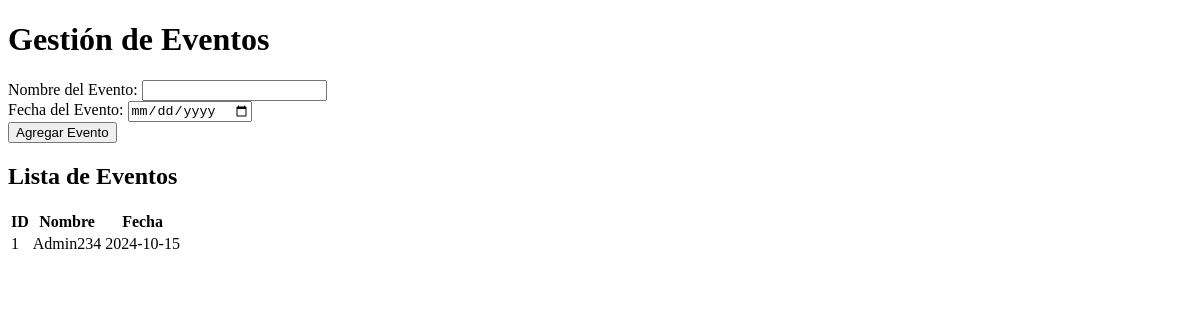
Before: /eventos with the older database file.
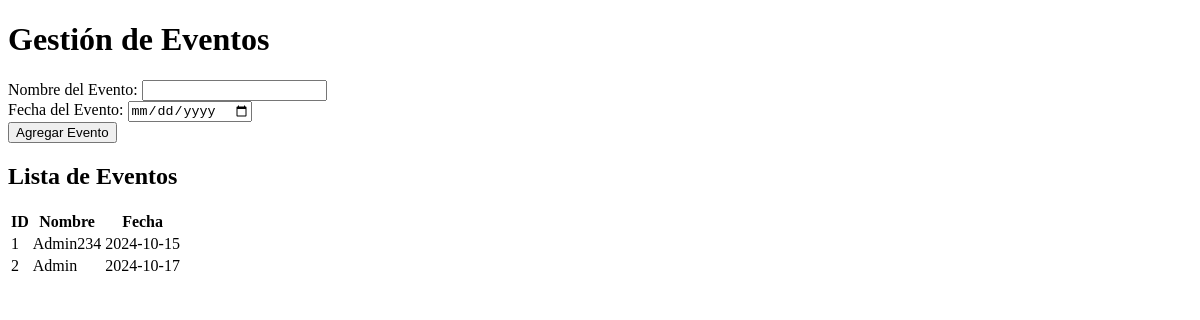
After: the same page with the newer database file.
### app.py (models this page shows)
class Evento(db.Model):
    id = db.Column(db.Integer, primary_key=True)
    nombre = db.Column(db.String(100), nullable=False)
    fecha = db.Column(db.String(100), nullable=False)
    boletos = db.relationship('Boleto', backref='evento', lazy=True)

### app.py (the view, shortened to what this page needs)
@app.route('/eventos', methods=['GET', 'POST'])
def eventos():
    eventos = Evento.query.all()
    return render_template('eventos.html', eventos=eventos)

### templates/eventos.html (shortened to what this page needs)
<!DOCTYPE html>
<html lang="es">
  <head>
  </head>
  <body>
    <h1>Gestión de Eventos</h1>
    <form action="/eventos" method="POST">
      <label for="nombre">Nombre del Evento:</label>
      <input type="text" id="nombre" name="nombre" required /><br />
      <label for="fecha">Fecha del Evento:</label>
      <input type="date" id="fecha" name="fecha" required /><br />
      <button type="submit">Agregar Evento</button>
    </form>
    <h2>Lista de Eventos</h2>
    <table>
      <thead>
        <tr>
          <th>ID</th>
          <th>Nombre</th>
          <th>Fecha</th>
        </tr>
      </thead>
      <tbody>
        {% for evento in eventos %}
        <tr>
          <td>{{ evento.id }}</td>
          <td>{{ evento.nombre }}</td>
          <td>{{ evento.fecha }}</td>
        </tr>
        {% endfor %}
      </tbody>
    </table>
  </body>
</html>

Changed rows visible on the page:
added Evento: id "2", nombre "Admin", fecha "2024-10-17"
